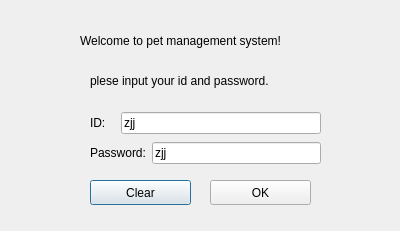
<?xml version="1.0" encoding="UTF-8"?>
<ui version="4.0">
 <class>Dialog</class>
 <widget class="QDialog" name="Dialog">
  <property name="geometry">
   <rect>
    <x>0</x>
    <y>0</y>
    <width>400</width>
    <height>231</height>
   </rect>
  </property>
  <property name="windowTitle">
   <string>Dialog</string>
  </property>
  <widget class="QWidget" name="layoutWidget">
   <property name="geometry">
    <rect>
     <x>90</x>
     <y>110</y>
     <width>231</width>
     <height>58</height>
    </rect>
   </property>
   <layout class="QGridLayout" name="gridLayout">
    <item row="0" column="0">
     <widget class="QLabel" name="label_id">
      <property name="text">
       <string>ID:</string>
      </property>
     </widget>
    </item>
    <item row="0" column="1" colspan="2">
     <widget class="QLineEdit" name="lineEdit_account">
      <property name="text">
       <string>zjj</string>
      </property>
      <property name="placeholderText">
       <string>zjj</string>
      </property>
     </widget>
    </item>
    <item row="1" column="0" colspan="2">
     <widget class="QLabel" name="label_pwd">
      <property name="text">
       <string>Password:</string>
      </property>
     </widget>
    </item>
    <item row="1" column="2">
     <widget class="QLineEdit" name="lineEdit_password">
      <property name="text">
       <string>zjj</string>
      </property>
      <property name="placeholderText">
       <string>zjj</string>
      </property>
     </widget>
    </item>
   </layout>
  </widget>
  <widget class="QLabel" name="label_3">
   <property name="geometry">
    <rect>
     <x>80</x>
     <y>20</y>
     <width>261</width>
     <height>41</height>
    </rect>
   </property>
   <property name="text">
    <string>Welcome to pet management system!</string>
   </property>
  </widget>
  <widget class="QLabel" name="label_4">
   <property name="geometry">
    <rect>
     <x>90</x>
     <y>60</y>
     <width>231</width>
     <height>41</height>
    </rect>
   </property>
   <property name="text">
    <string>plese input your id and password.</string>
   </property>
  </widget>
  <widget class="QPushButton" name="pushButton_clear">
   <property name="geometry">
    <rect>
     <x>90</x>
     <y>180</y>
     <width>101</width>
     <height>25</height>
    </rect>
   </property>
   <property name="text">
    <string>Clear</string>
   </property>
  </widget>
  <widget class="QPushButton" name="pushButton_enter">
   <property name="geometry">
    <rect>
     <x>210</x>
     <y>180</y>
     <width>101</width>
     <height>25</height>
    </rect>
   </property>
   <property name="text">
    <string>OK</string>
   </property>
  </widget>
 </widget>
 <resources/>
 <connections/>
</ui>
